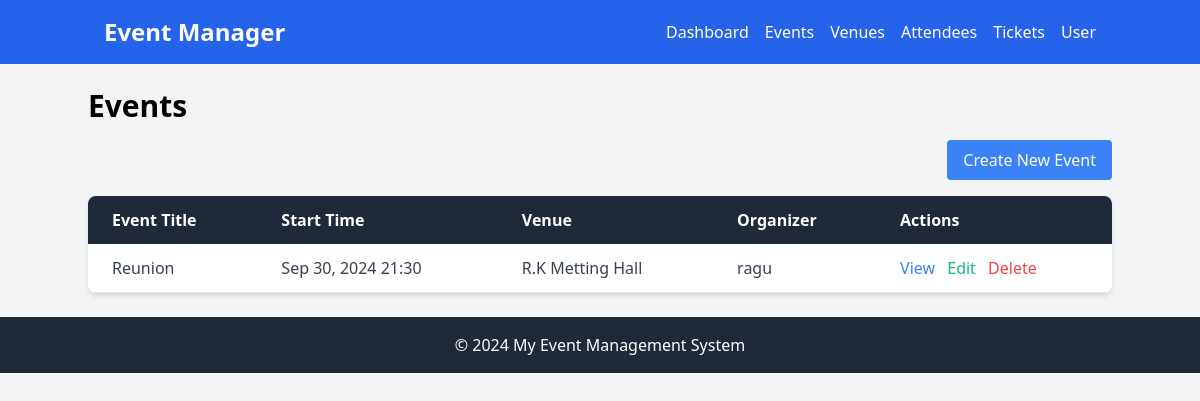
Screenshot of /events/ with the database file from the repository.
### event_app/models.py (models this page shows, shortened)
class Event(models.Model):
    title = models.CharField(max_length=200)
    description = models.TextField()
    venue = models.ForeignKey(Venue, on_delete=models.CASCADE)
    start_time = models.DateTimeField()
    end_time = models.DateTimeField()
    organizer = models.ForeignKey(User, on_delete=models.CASCADE)
    max_attendees = models.PositiveIntegerField()

class Venue(models.Model):
    name = models.CharField(max_length=200)
    address = models.TextField()
    capacity = models.PositiveIntegerField()

### event_app/views.py (the view)
# urls.py: path('events/', EventListView.as_view(), name='event-list'),
class EventListView(ListView):
    model = Event
    template_name = 'events/event_list.html'
    context_object_name = 'events'

### templates/events/event_list.html (shortened to what this page needs)
{% extends 'base.html' %}
{% block content %}
<div class="container mx-auto mt-6">
    <h1 class="text-3xl font-bold mb-4">Events</h1>
    <div class="flex justify-end mb-4">
        <a href="{% url 'event-create' %}" class="bg-blue-500 text-white px-4 py-2 rounded hover:bg-blue-600">Create New Event</a>
    </div>
    <div class="bg-white shadow-md rounded-lg overflow-x-auto">
        <table class="min-w-full table-auto">
            <thead>
                <tr class="bg-gray-800 text-white text-left">
                    <th class="py-3 px-6">Event Title</th>
                    <th class="py-3 px-6">Start Time</th>
                    <th class="py-3 px-6">Venue</th>
                    <th class="py-3 px-6">Organizer</th>
                    <th class="py-3 px-6">Actions</th>
                </tr>
            </thead>
            <tbody class="text-gray-700">
                {% for event in object_list %}
                    <tr class="border-b hover:bg-gray-100">
                        <td class="py-3 px-6">{{ event.title }}</td>
                        <td class="py-3 px-6">{{ event.start_time|date:"M d, Y H:i" }}</td>
                        <td class="py-3 px-6">{{ event.venue.name }}</td>
                        <td class="py-3 px-6">{{ event.organizer.username }}</td>
                        <td class="py-3 px-6">
                            <a href="{% url 'event-detail' event.pk %}" class="text-blue-500 hover:text-blue-700">View</a>
                            <a href="{% url 'event-update' event.pk %}" class="text-green-500 hover:text-green-700 ml-2">Edit</a>
                            <a href="{% url 'event-delete' event.pk %}" class="text-red-500 hover:text-red-700 ml-2">Delete</a>
                        </td>
                    </tr>
                {% empty %}
                    <tr>
                        <td colspan="5" class="text-center py-3 px-6 text-gray-500">No events found</td>
                    </tr>
                {% endfor %}
            </tbody>
        </table>
    </div>
</div>
{% endblock %}

### rows the page displays
Event: title "Reunion", start_time "Sep 30, 2024 21:30", venue.name "R.K Metting Hall", organizer.username "ragu"
